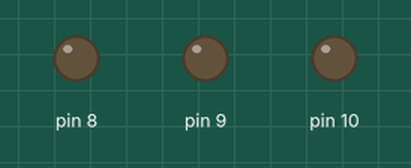
The sketch below on a simulated Arduino Uno, built with avr-gcc and run on an emulated ATmega328P. Parts: output pins drawn as LEDs (lit = HIGH).

Above: at 1.3 s.
At 2.9 s:
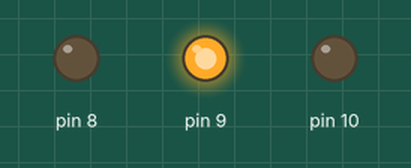
At 5.3 s:
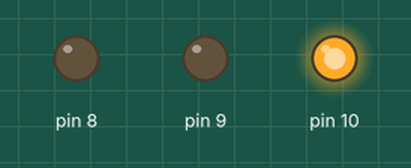
At 8.5 s:
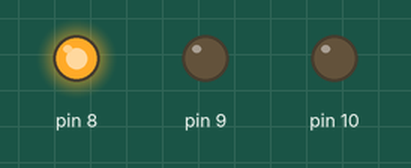
Timing chart, 0 to 10.9 s (numbered marks = the images above):
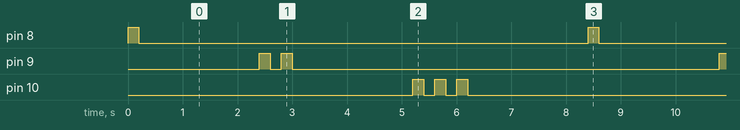

The sketch:

labs2.ino
```cpp
//1 раз мигает первый, гаснет, 2 раза мигает второй, гаснет, 3 раза мигает третий,гаснет.


void setup() {
  pinMode(8, OUTPUT);
  pinMode(9, OUTPUT);
  pinMode(10, OUTPUT);

}

void loop() {
  sos(8,1);delay(2000);
  sos(9,2);delay(2000);
  sos(10,3);delay(2000);

}

void sos(int pin, int count) {
 for (int i = 0; i < count; i++){
  digitalWrite(pin, HIGH);
  delay(200);
  digitalWrite(pin, LOW);
  delay(200);
  }
}
```

Measured:
- by itself, pin 8: alternates HIGH for 0.20 s and LOW for 8.2 s
- by itself, pin 9: repeats every 8.4 s: LOW 0.20 s, HIGH 0.20 s, LOW 7.8 s, HIGH 0.20 s
- by itself, pin 10: repeats every 8.4 s: 2 × (LOW 0.20 s, HIGH 0.20 s), LOW 7.4 s, HIGH 0.20 s
